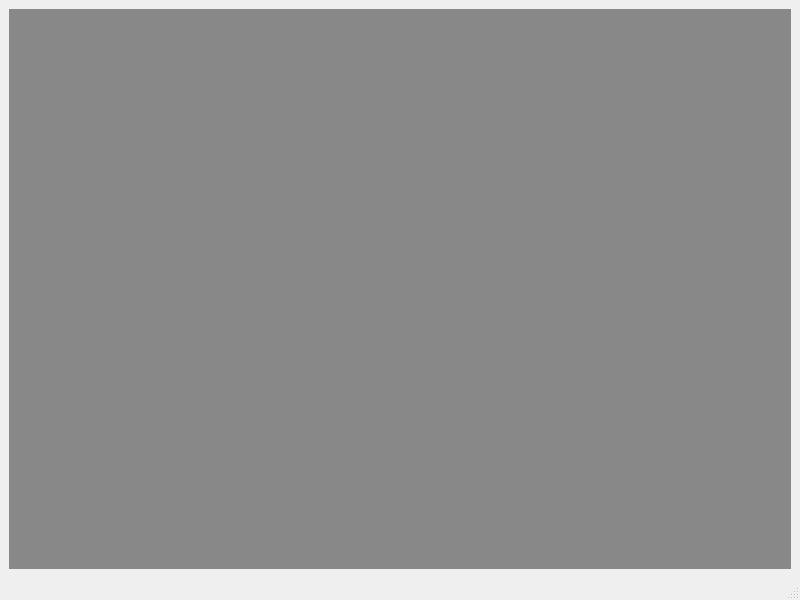
<?xml version="1.0" encoding="UTF-8"?>
<ui version="4.0">
 <class>MainWindow</class>
 <widget class="QMainWindow" name="MainWindow">
  <property name="geometry">
   <rect>
    <x>0</x>
    <y>0</y>
    <width>800</width>
    <height>600</height>
   </rect>
  </property>
  <property name="sizePolicy">
   <sizepolicy hsizetype="Maximum" vsizetype="Maximum">
    <horstretch>0</horstretch>
    <verstretch>0</verstretch>
   </sizepolicy>
  </property>
  <property name="minimumSize">
   <size>
    <width>800</width>
    <height>600</height>
   </size>
  </property>
  <property name="windowTitle">
   <string>Fablik</string>
  </property>
  <widget class="QWidget" name="centralwidget">
   <property name="sizePolicy">
    <sizepolicy hsizetype="Maximum" vsizetype="Maximum">
     <horstretch>0</horstretch>
     <verstretch>0</verstretch>
    </sizepolicy>
   </property>
   <layout class="QVBoxLayout" name="verticalLayout">
    <item>
     <widget class="QMdiArea" name="mdiArea">
      <property name="sizePolicy">
       <sizepolicy hsizetype="Ignored" vsizetype="Ignored">
        <horstretch>20</horstretch>
        <verstretch>20</verstretch>
       </sizepolicy>
      </property>
      <property name="sizeIncrement">
       <size>
        <width>1</width>
        <height>1</height>
       </size>
      </property>
      <property name="baseSize">
       <size>
        <width>1</width>
        <height>1</height>
       </size>
      </property>
      <property name="frameShape">
       <enum>QFrame::NoFrame</enum>
      </property>
      <property name="verticalScrollBarPolicy">
       <enum>Qt::ScrollBarAsNeeded</enum>
      </property>
      <property name="horizontalScrollBarPolicy">
       <enum>Qt::ScrollBarAsNeeded</enum>
      </property>
      <property name="background">
       <brush brushstyle="SolidPattern">
        <color alpha="255">
         <red>136</red>
         <green>136</green>
         <blue>136</blue>
        </color>
       </brush>
      </property>
      <property name="activationOrder">
       <enum>QMdiArea::CreationOrder</enum>
      </property>
      <property name="documentMode">
       <bool>false</bool>
      </property>
     </widget>
    </item>
   </layout>
  </widget>
  <widget class="QStatusBar" name="statusbar"/>
  <widget class="QMenuBar" name="menubar">
   <property name="geometry">
    <rect>
     <x>0</x>
     <y>0</y>
     <width>800</width>
     <height>19</height>
    </rect>
   </property>
  </widget>
 </widget>
 <resources/>
 <connections/>
</ui>
